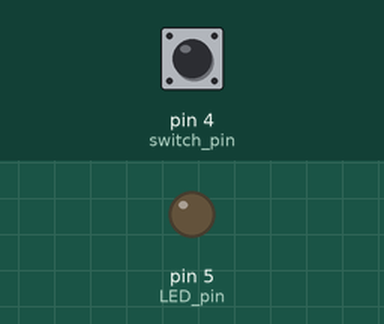
A sketch run on a simulated Arduino Uno, built with avr-gcc and run on an emulated ATmega328P. Shown: output pins drawn as LEDs (lit = HIGH). The test bench sets the inputs (shaded band); at power-on: pin 4 (switch_pin) LOW.

Above: at 1.2 s.
1.3 s: pin 4 (switch_pin) pulled HIGH for 0.15 s
At 1.37 s:
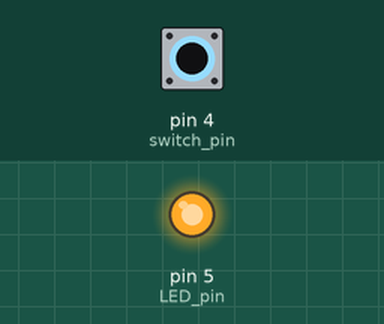
2.9 s: pin 4 (switch_pin) pulled HIGH for 3.2 s
At 7.3 s:
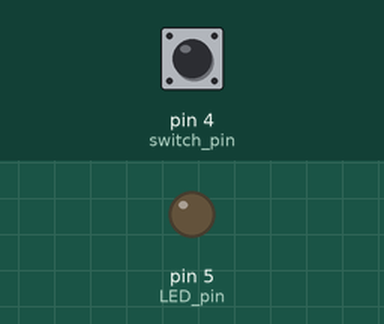
Timing chart, 0 to 8.8 s (numbered marks = the images above; inputs shaded):
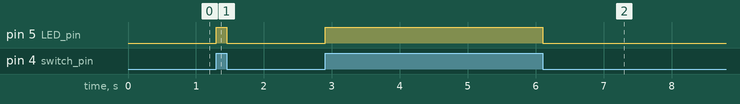

The sketch:

LabBProblem1_sample.ino
```cpp
void setup() {
  // put your setup code here, to run once:

  pinMode(4,INPUT); //switch pin
  pinMode(5,OUTPUT); // LED pin
}

void loop() {
  // put your main code here, to run repeatedly:

  int  switch_state = digitalRead(4); //read the value of the input

  if(switch_state == HIGH) //condition
  {
    digitalWrite(5,HIGH);//LED turns on if input is high
  }

  if(switch_state == LOW) // condition
  {
    digitalWrite(5,LOW);//LED turns off if input is low
  }
}
```

Measured:
- after the input at 1.3 s, pin 5 (LED_pin): LOW → HIGH at once, → LOW 0.15 s later
- after the input at 2.9 s, pin 5 (LED_pin): LOW → HIGH at once, → LOW 3.2 s later
